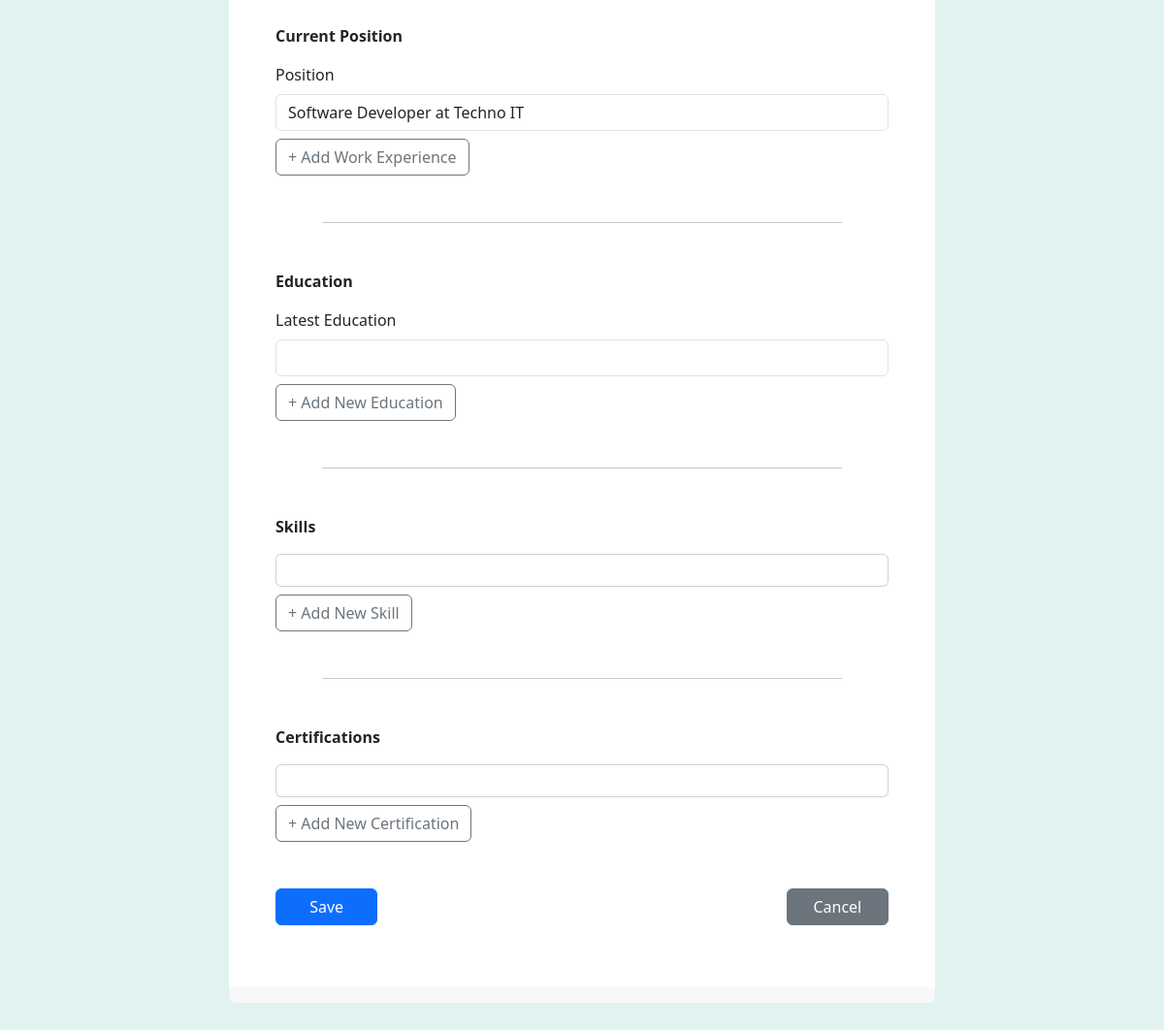
Page /profiles/edit/ (signed in, lower part) on the earlier database version.
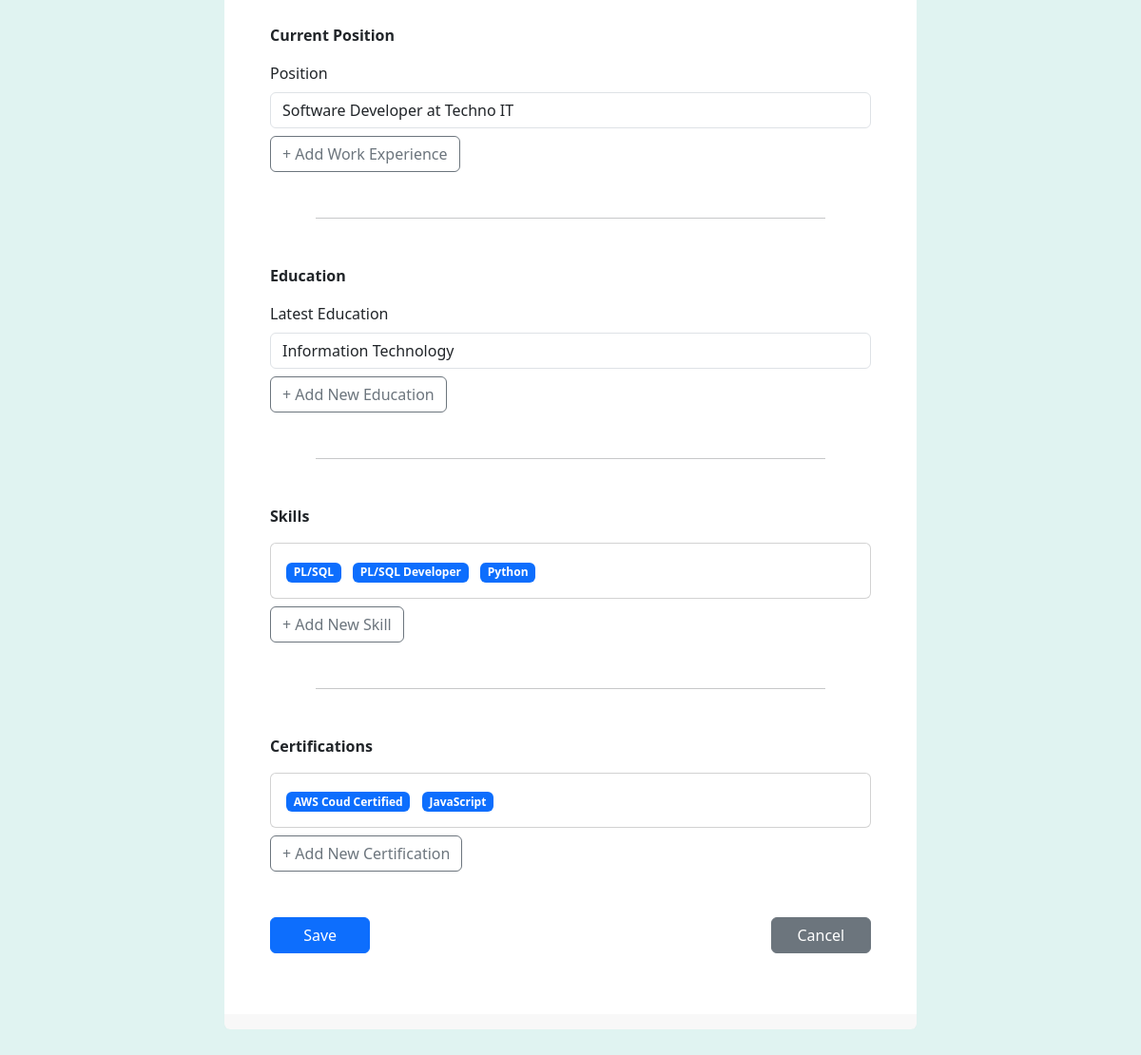
Same page on the later database version.
### profiles/models.py (models this page shows)
class Education(models.Model):
    profile = models.ForeignKey(Profile, on_delete=models.CASCADE, related_name='educations')
    school_name = models.CharField(max_length=100)
    degree = models.CharField(max_length=100)
    field_of_study = models.CharField(max_length=100)
    start_year = models.PositiveIntegerField(blank=False, null=False)
    end_year = models.PositiveIntegerField(blank=True, null=True)
    class Meta:
        unique_together = ('profile', 'school_name', 'degree', 'field_of_study')

class Skill(models.Model):
    profile = models.ForeignKey(Profile, on_delete=models.CASCADE, related_name='skills')
    name = models.CharField(max_length=50)
    class Meta:
        unique_together = ('profile', 'name')

class Certification(models.Model):
    profile = models.ForeignKey(Profile, on_delete=models.CASCADE, related_name='certifications')
    name = models.CharField(max_length=100)
    issuing_organization = models.CharField(max_length=100)
    issue_date = models.DateField(blank=False)
    expiration_date = models.DateField(blank=False)
    class Meta:
        unique_together = ('profile', 'name', 'issuing_organization', 'issue_date')

### profiles/profiles_views.py (the view, shortened to what this page needs)
# urls.py: path('edit/', views.edit_profile, name='edit_profile'),
@login_required
def edit_profile(request):
    profile = get_object_or_404(Profile, user=request.user)
    work_experience_form = WorkExperienceForm(request.POST or None)
    education_form = EducationForm(request.POST or None)
    skill_form = SkillForm(request.POST or None)
    certification_form = CertificationForm(request.POST or None)
    latest_education = profile.educations.order_by('-end_year').first()
    skills = profile.skills.all()
    certificates = profile.certifications.all()
    gender_choices = Profile._meta.get_field('gender').choices
    context = {
        'profile': profile,
        'gender_choices': gender_choices,
        'work_experience_form': work_experience_form,
        'education_form': education_form,
        'skill_form': skill_form,
        'certification_form': certification_form,
        'latest_education': latest_education,
        'skills': skills,
        'certificates': certificates,
    }
    return render(request, 'profiles/edit_profile.html', context)

### profiles/forms.py
class WorkExperienceForm(forms.ModelForm):
    class Meta:
        model = WorkExperience
        fields = ['company_name', 'role', 'start_date', 'end_date', 'description']
        widgets = {
            'company_name': forms.TextInput(attrs={'class': 'form-control', 'placeholder': 'Company Name'}),
            'role': forms.TextInput(attrs={'class': 'form-control', 'placeholder': 'Role'}),
            'start_date': forms.DateInput(attrs={'class': 'form-control', 'type': 'date'}),
            'end_date': forms.DateInput(attrs={'class': 'form-control', 'type': 'date'}),
            'description': forms.Textarea(attrs={'class': 'form-control', 'rows': 3, 'placeholder': 'Job Description'}),
        }

### templates/profiles/edit_profile.html (shortened to what this page needs)
{% extends "core/base.html" %}
{% block content %}
<div class="container-fluid d-flex justify-content-center mb-5">
    <div class="card col-md-8 border-0">
        <div class="card-body p-5 profile-edit">
            <form method="POST" enctype="multipart/form-data">
                <div class="section-title mb-3"><strong>Current Position</strong></div>
                <div class="mb-2">
                    <label for="current_position" class="form-label">Position</label>
                    <input type="text" class="form-control" id="current_position" name="current_position" value="{{ profile.current_position }}" readonly>
                </div>
                <button type="button" class="btn btn-outline-secondary">
                    <a href="{% url 'add_work_experience' %}?next={% url 'edit_profile' %}">+ Add Work Experience</a>
                </button>
                <hr class="m-5">
                <div class="section-title mb-3"><strong>Education</strong></div>
                <div class="mb-2">
                    <label for="education" class="form-label">Latest Education</label>
                    <input type="text" class="form-control" id="education" name="education" value="{{ latest_education.field_of_study }}" readonly>
                </div>
                <button type="button" class="btn btn-outline-secondary">
                    <a href="{% url 'add_education' %}?next={% url 'edit_profile' %}">+ Add New Education</a>
                </button>
                <hr class="m-5">
                <div class="section-title mb-3"><strong>Skills</strong></div>
                <div class="card mb-2">
                    <div class="card-body">
                        {% for skill in skills %}
                        <span class="badge bg-primary me-2">{{ skill.name }}</span>
                        {% endfor %}
                    </div>
                </div>
                <button type="button" class="btn btn-outline-secondary">
                    <a href="{% url 'add_skill' %}?next={% url 'edit_profile' %}">+ Add New Skill</a>
                </button>
                <hr class="m-5">
                <div class="section-title mb-3"><strong>Certifications</strong></div>
                <div class="card mb-2">
                    <div class="card-body">
                        {% for certificate in certificates %}
                        <span class="badge bg-primary me-2">{{ certificate.name }}</span>
                        {% endfor %}
                    </div>
                </div>
                <button type="button" class="btn btn-outline-secondary mb-5">
                    <a href="{% url 'add_certification' %}?next={% url 'edit_profile' %}">+ Add New Certification</a>
                </button>
                <div class="d-flex justify-content-between mb-3">
                    <button type="submit" class="btn btn-primary col-2">Save</button>
                    <a href="{% url 'view_profile' %}" class="btn-secondary btn text-white col-2">Cancel</a>
                </div>
            </form>
        </div>
        <div class="card-footer border-0">
        </div>
    </div>
</div>
{% endblock %}

Differences in the rows shown:
added Education: education "Information Technology"
added Skill: name "PL/SQL"
added Skill: name "PL/SQL Developer"
added Skill: name "Python"
added Certification: name "AWS Coud Certified"
added Certification: name "JavaScript"
